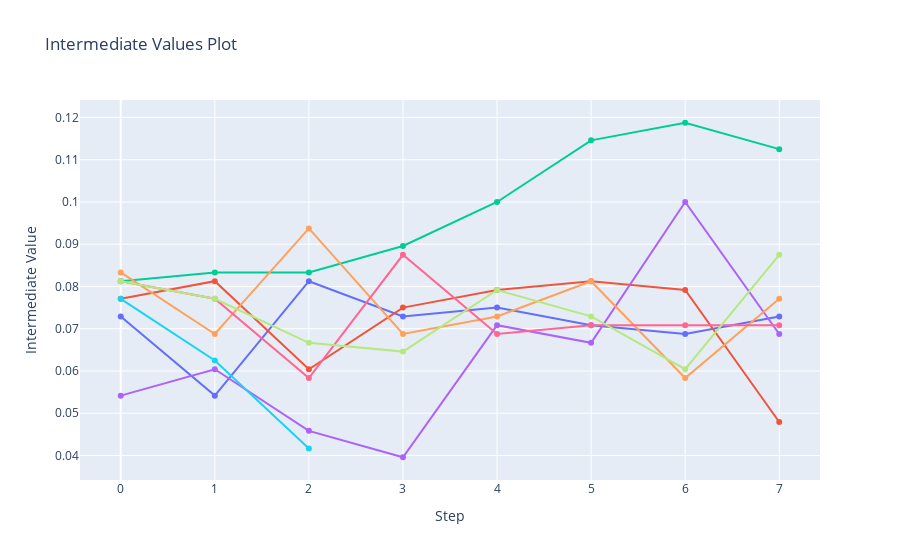

This figure's notebook cell:
### Markdown cell above
# Tuning Visualization
###### graphs below are not visible in vs code but are in colab

### Code cell
import plotly
optuna.visualization.plot_intermediate_values(study)

### Figure 1 — Plotly figure (JSON) as saved in the notebook; plotly's stock layout.template omitted (floating-point values rounded to 4 significant figures)
{"data": [{"marker": {"maxdisplayed": 10}, "mode": "lines+markers", "name": "Trial0", "type": "scatter", "x": [0, 1, 2, 3, 4, 5, 6, 7], "y": [0.07292, 0.05417, 0.08125, 0.07292, 0.075, 0.07083, 0.06875, 0.07292]}, {"marker": {"maxdisplayed": 10}, "mode": "lines+markers", "name": "Trial1", "type": "scatter", "x": [0, 1, 2, 3, 4, 5, 6, 7], "y": [0.07708, 0.08125, 0.06042, 0.075, 0.07917, 0.08125, 0.07917, 0.04792]}, {"marker": {"maxdisplayed": 10}, "mode": "lines+markers", "name": "Trial2", "type": "scatter", "x": [0, 1, 2, 3, 4, 5, 6, 7], "y": [0.08125, 0.08333, 0.08333, 0.08958, 0.1, 0.1146, 0.1187, 0.1125]}, {"marker": {"maxdisplayed": 10}, "mode": "lines+markers", "name": "Trial3", "type": "scatter", "x": [0, 1, 2, 3, 4, 5, 6, 7], "y": [0.05417, 0.06042, 0.04583, 0.03958, 0.07083, 0.06667, 0.1, 0.06875]}, {"marker": {"maxdisplayed": 10}, "mode": "lines+markers", "name": "Trial4", "type": "scatter", "x": [0, 1, 2, 3, 4, 5, 6, 7], "y": [0.08333, 0.06875, 0.09375, 0.06875, 0.07292, 0.08125, 0.05833, 0.07708]}, {"marker": {"maxdisplayed": 10}, "mode": "lines+markers", "name": "Trial5", "type": "scatter", "x": [0, 1, 2], "y": [0.07708, 0.0625, 0.04167]}, {"marker": {"maxdisplayed": 10}, "mode": "lines+markers", "name": "Trial6", "type": "scatter", "x": [0, 1, 2, 3, 4, 5, 6, 7], "y": [0.08125, 0.07708, 0.05833, 0.0875, 0.06875, 0.07083, 0.07083, 0.07083]}, {"marker": {"maxdisplayed": 10}, "mode": "lines+markers", "name": "Trial7", "type": "scatter", "x": [0, 1, 2, 3, 4, 5, 6, 7], "y": [0.08125, 0.07708, 0.06667, 0.06458, 0.07917, 0.07292, 0.06042, 0.0875]}], "layout": {"showlegend": false, "title": {"text": "Intermediate Values Plot"}, "xaxis": {"title": {"text": "Step"}}, "yaxis": {"title": {"text": "Intermediate Value"}}}}
